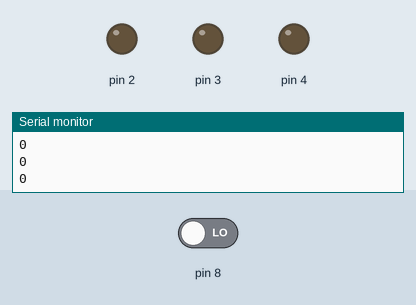
Recording of a sketch running on a simulated Arduino Uno, built with avr-gcc and run on an emulated ATmega328P. Shown: output pins drawn as LEDs (lit = HIGH), the last lines printed to the serial monitor. Inputs (shaded band) come from the test bench; at power-on: pin 8 LOW.

Above: at 1.2 s.
1.3 s: pin 8 driven HIGH
At 2.6 s:
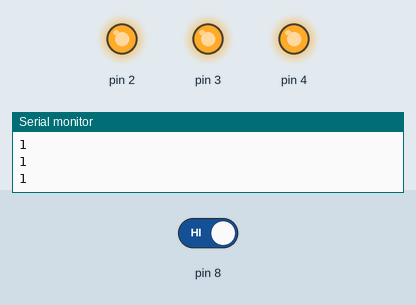
Timing chart, 0 to 4.3 s (numbered marks = the images above; inputs shaded):
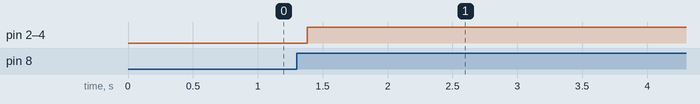

Measured:
- after the input at 1.3 s, pin 2–4: LOW → HIGH after 0.08 s

The sketch:

aplauso.ino
```cpp
boolean estado = false;
boolean encendido = false;
boolean anterior= false;

void setup(){
  pinMode(2,OUTPUT);
  pinMode(3,OUTPUT);
  pinMode(4,OUTPUT);
  pinMode(8,INPUT);
    digitalWrite(2,LOW);
    digitalWrite(3,LOW);
    digitalWrite(4,LOW);
    Serial.begin(9600);
}


void loop(){

    estado = digitalRead(8);
    Serial.println(estado);
    delay(60);


 if(anterior==false && estado == HIGH){
   if(encendido == false){
       digitalWrite(2,HIGH);
       digitalWrite(3,HIGH);
       digitalWrite(4,HIGH);
       encendido = true;
   }else if(encendido == true){
      digitalWrite(2,LOW);
      digitalWrite(3,LOW);
      digitalWrite(4,LOW);
      encendido = false;
  }
 }
 anterior = estado;
}
```
